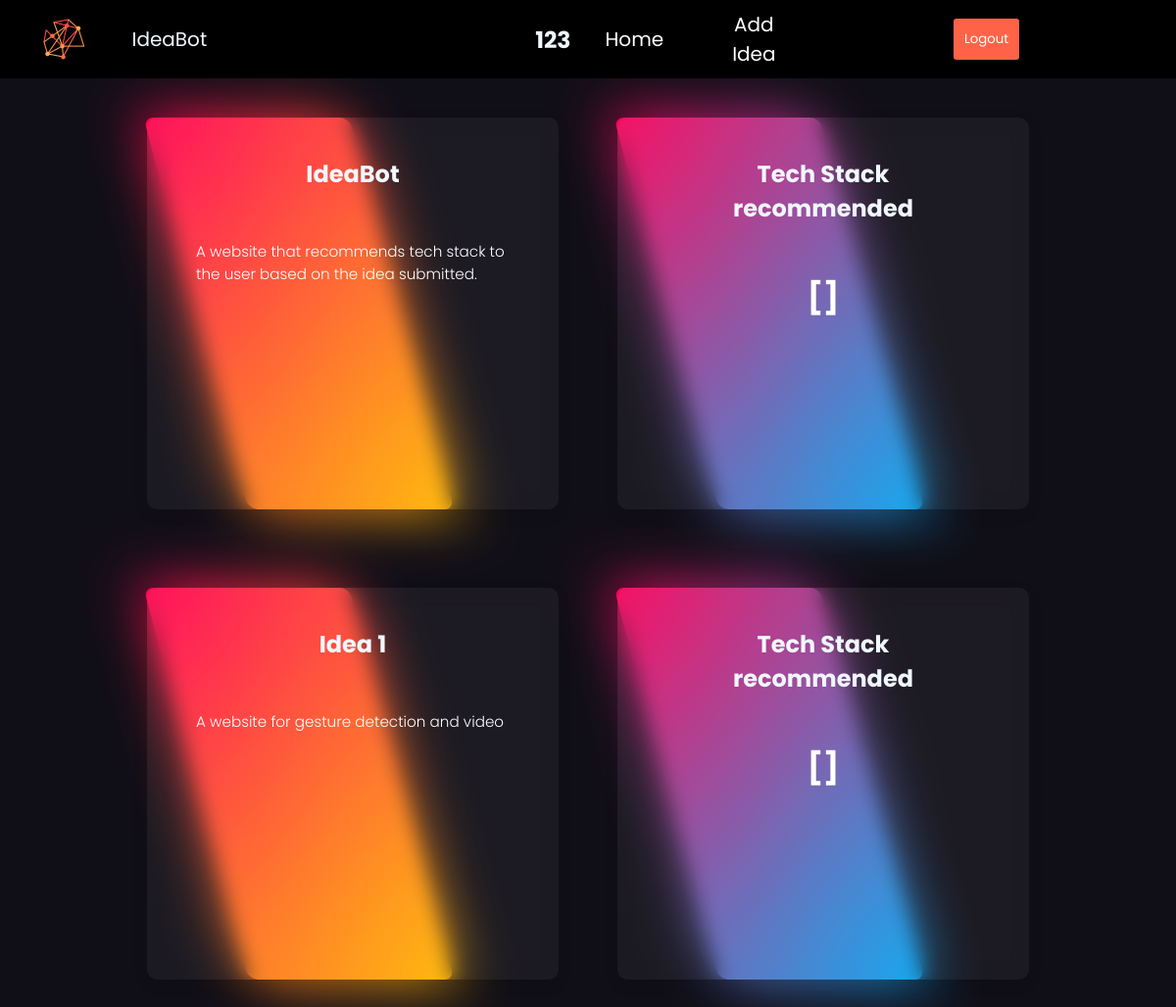
The app's page /ideas/ (signed in) with its own data.
### home/models.py (models this page shows, shortened)
class MyUser(AbstractBaseUser):
    email = models.EmailField(
        verbose_name='email address',
        max_length=255,
        unique=True,
    )
    mob = models.CharField(max_length=100, null=True)
    is_active = models.BooleanField(default=True)
    is_admin = models.BooleanField(default=False)
    objects = MyUserManager()
    USERNAME_FIELD = 'email'
    REQUIRED_FIELDS = ['mob'] # Email & Password are required by default.

class Idea(models.Model):
    objects = None
    title = models.CharField(max_length=100, null=True)
    description = models.TextField(null=True)
    stack= models.TextField(null=True, default="Not yet processed")
    user = models.ForeignKey(MyUser, on_delete=models.CASCADE)

### home/views.py (the view)
# urls.py: path('ideas/', views.ideas, name='ideas'),
@login_required
def ideas(request):
    details = Idea.objects.filter(user=request.user)
    for detail in details:
        print(type(detail.description))
        detail.stack=stackfind(detail.description)
        print(detail.stack)
    return render(request, 'ideas.html', {'details':details})

### home/templates/ideas.html
{% extends "base.html" %}
{% load static %}
{% block content %}
<link rel="stylesheet" href="{% static 'frontend/submitidea.css' %}">
<div>
    {% for detail in details %}
    <div class="container">
        <div class="card ">
            <span></span>
            <div class="content">
                <h2 style="color: aliceblue;">{{detail.title}}</h2>
                <br><br>
                <p>{{detail.description}}</p>
            </div>
        </div>
        <div class="card ">
            <span></span>
            <div class="content">
                <h2 style="color: aliceblue;">Tech Stack recommended</h2>
                <br><br>
                <h1>{{detail.stack}}</h1>
            </div>
        </div>
    </div>
    {% endfor %}
</div>
{% endblock %}

### home/templates/base.html (shortened to what this page needs)
{% load static %}
<!DOCTYPE html>
<html lang="en">
<head>
    <link rel="stylesheet" href="{% static 'frontend/base.css' %}">
</head>
<body>
    <div>
        <nav class="navbar">
            <img src="{% static 'frontend/logo.png' %}" width="100" height="100" alt="">
            IdeaBot<div class="navbar__container">
                <div class="navbar__toggle" id="mobile-menu">
                </div>
                <ul class="navbar__menu">
                    <h3>{{user.mob}}</h3>
                    <li class="navbar__items">
                        <a href="{% url 'ideas' %}" class="navbar__links">Home</a>
                    </li>
                    <li class="navbar__items">
                        <a href="{% url 'submitidea' %}" class="navbar__links">Add Idea</a>
                    </li>
                    <li>
                        <form method="POST" action="{% url 'logoutuser' %}" class="navbar__btn">
                            <button id="signOutBtn" type="submit" class="button1">Logout</button>
                        </form>
                    </li>
                </ul>
            </div>
        </nav>
        <div class="navbar_content">
            {% block content %}
            {% endblock %}
        </div>
    </div>
</body>
</html>

### home/static/frontend/base.css (style rules this page uses)
* { box-sizing: border-box; margin: 0px; padding: 0px; font-family: 'Nunito', sans-serif; }
.navbar { background: rgb(0, 0, 0); height: 80px; display: flex; align-items: center; justify-content: center; font-size: 20px; position: sticky; top: 0px; z-index: 999; color: aliceblue; padding-left: 3%; }
.navbar__container { display: flex; justify-content: space-between; z-index: 1; width: 100%; margin: 0 15px; padding: o auto; }
.navbar__menu { display: flex; align-items: center; text-align: center; list-style: none; justify-content: center; margin-right: 5%; }
li { display:inline; padding:20px; }
.navbar__links { color: white; display: flex; align-items: center; justify-content: center; text-decoration: none; padding: 0 15px; height: 100%; }
.navbar__btn { display: flex; justify-content: center; align-items: center; padding: 10px 20px; }
h2 { color: tomato; text-align: center; margin-top: 20px; }

### home/static/frontend/submitidea.css (style rules this page uses)
* { margin: 0; padding: 0; box-sizing: border-box; font-family: Poppins; }
body { background: #1f061b; min-height: 100vh; display: flex; justify-content: center; align-items: center; }
.container { display: flex; justify-content: center; align-items: center; flex-wrap: wrap; }
.card { position: relative; width: 420px; height: 400px; max-height: 600px; display: flex; justify-content: center; align-items: center; margin: 40px 30px; transition: 0.4s; }
.card::before { content: ""; position: absolute; background: white; width: 50%; height: 100%; top: 0; left: 50px; border-radius: 10px; transform: skewx(15deg); transition: 0.4s; }
.card::after { content: ""; position: absolute; background: white; width: 50%; height: 100%; top: 0; left: 50px; border-radius: 10px; transform: skewx(15deg); transition: 0.4s; filter: blur(30px); }
.card:nth-child(1)::before, .card:nth-child(1)::after { background: linear-gradient(315deg, #ffbc00, #ff0058); }
.card:nth-child(2)::before, .card:nth-child(2)::after { background: linear-gradient(315deg, #03a9f4, #ff0058); }
.card span { display: block; position: absolute; top: 0; left: 0; width: 100%; height: 100%; z-index: 2; pointer-events: none; }
.card span::before { content: ""; position: absolute; top: 0; left: 0; width: 100%; height: 100%; background: rgba(255, 255, 255, 0.1); backdrop-filter: blur(200px); border-radius: 10px; opacity: 0; transition: 0.4s; }
.content { height: 400px; width:40vw; z-index: 1; position: relative; left: 0; background: rgba(255, 255, 255, 0.05); box-shadow: 0 5px 15px rgba(0, 0, 0, 0.1); border-radius: 10px; backdrop-filter: blur(10px); padding: 20px 50px; transition: 0.4s; color: white; }
.card p { font-size: 0.95em; font-weight: 300; margin-bottom: 20px; }
body { background-color: #100e17; color: #fff; font-family: 'Roboto', sans-serif; }
a { color: #fff; text-decoration: none; }
h1 { text-align: center; }
form { width: 320px; margin: 45px auto; }

### home/templates/base.html (style rules this page uses)
.button1 { align-items: center; text-decoration: none; border: none; outline: none; border-radius: 3px; background: tomato; color: white; padding: 4%; }

### records on screen
MyUser: mob "123"
Idea: title "IdeaBot", description "A website that recommends tech stack to the user based on the idea submitted.", stack "[]"
Idea: title "Idea 1", description "A website for gesture detection and video", stack "[]"
